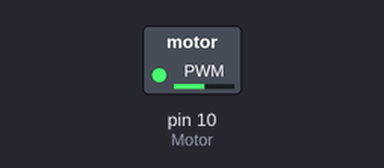
The sketch below on a simulated Arduino Uno, built with avr-gcc and run on an emulated ATmega328P. Shown: switched loads named in the sketch (green lamp = pin HIGH).

Above: at 0.1 s.
Timing chart, 0 to 1.6 s (numbered marks = the images above):
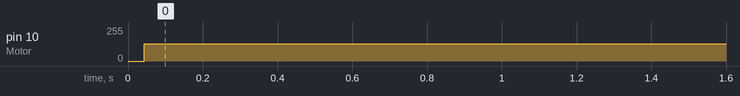

Measured:
- by itself, pin 10 (Motor): 0/255 → 129/255 at 0.04 s

The sketch:

MotorPWMtest.ino
```cpp
int Motor = 10;    // variable to store the Motor position
int Period = 3;
float Range = 1.2;

void setup() {
  // put your setup code here, to run once:

  // initialize digital pin Motor as an output.
  pinMode(Motor, OUTPUT);
}

void loop() {
  // put your main code here, to run repeatedly:
  digitalWrite(Motor, HIGH);   // turn the LED on (HIGH is the voltage level)
  delay(1.5);
  digitalWrite(Motor, LOW);    // turn the LED off by making the voltage LOW
  delay(1.5);
}

void servo(float degree){

}
```
